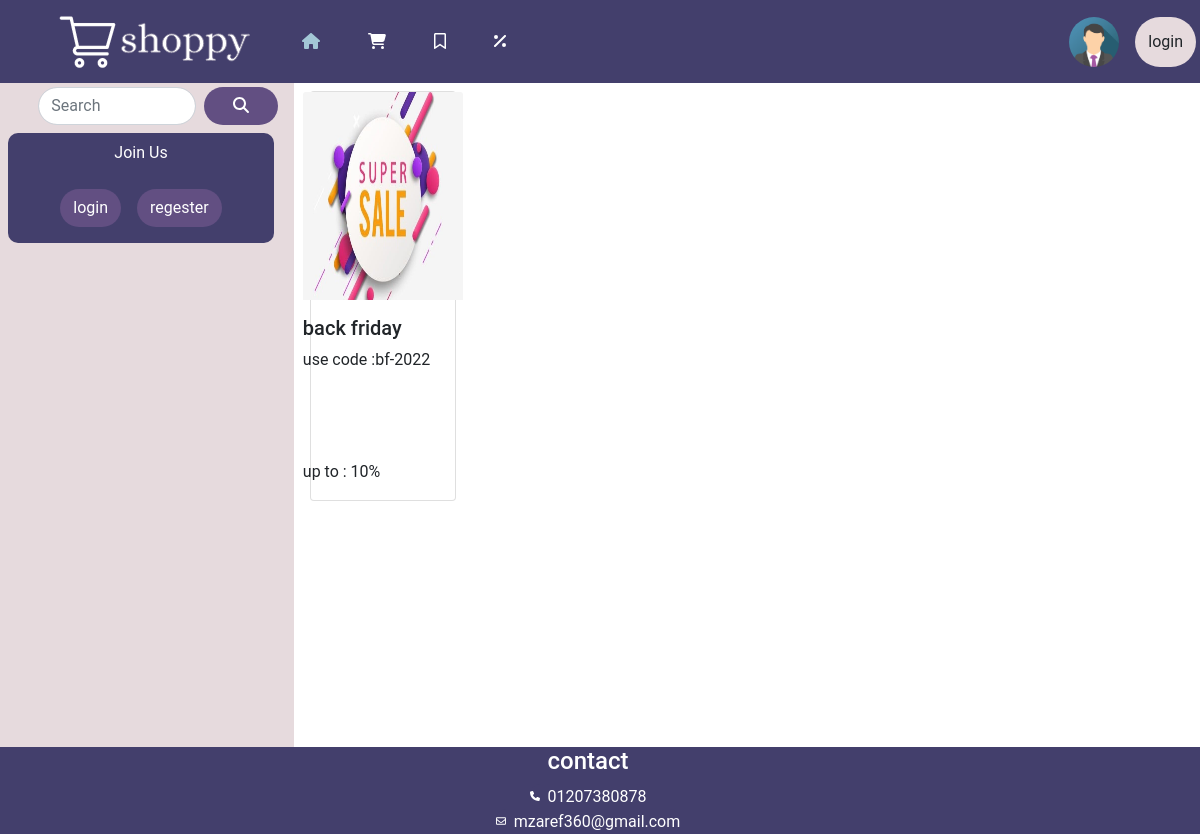
/offers.php, run on the app's committed database.
### tables this page shows
CREATE TABLE `offers` (
  `id` int(11) NOT NULL,
  `name` varchar(50) NOT NULL,
  `precent` varchar(50) NOT NULL,
  `img` varchar(50) NOT NULL,
  `code` varchar(50) NOT NULL
);

### offers.php (the view, shortened to what this page needs)
<!DOCTYPE html>
<html lang="en">
<head>
    <link href="css/all.min.css" rel="stylesheet" >
    <link href="css/bootstrap.min.css" rel="stylesheet" >
    <link href="css/css.css" rel="stylesheet" >
</head>
<body>
<div id="container">
    <div class="row">
        <?php
            include('navbar.php');
        ?>
    </div>
    <div id="row" style="min-height: calc(100vh - 155px);" class="c-side-h row">
            <?php
                include('side.php');
            ?>
        <div id="content"  class="col-lg-9 col-md-9 col-sm-12">
        <div class="col-lg-9 col-md-9 col-sm-12">
        <div class="row">
        <?php
    $get_cat_i = "SELECT * FROM `offers` ";
    $run_cat_i = mysqli_query($conn, $get_cat_i);
    while($row_cat_i = mysqli_fetch_array($run_cat_i))
    {
      $name = $row_cat_i['name'];
      $precent = $row_cat_i['precent'];
      $img = $row_cat_i['img'];
      $code = $row_cat_i['code'];
?>
<div class="col col-lg-3 col-md-6 my-2 my-1">
    <div style="height: 30rem;">
    <div class="card ms-1 d-flex justify-content-center align-items-center">
        <img style="height: 13rem; width: 10rem;" src="offers/<?php echo($img); ?>" class="card-img-top" alt="...">
        <div class="card-body">
            <h5 class="card-title"><?php echo($name); ?></h5>
            <p style="height: 6rem;width: 10rem;" class="card-text">use code :<?php echo "$code";?></p>
            <p class="card-text">up to  :  <?php echo($precent); ?>%</p></div>
    </div>
    </div>
</div>
<?php
}
?>
        </div>
    </div>
    </div>
    </div>
    <div >
<?php
    include('footer.php');
?>
</div>
</div>
</body>
</html>

### css/css.css (style rules this page uses)
* { box-sizing: border-box; padding: 0px; margin: 0; }
:root { --dark-color:#433f6c; --green-color:#A3C7D6; --red-color:#624F82; --yellow-color:white; --section:#e6dadd; }
body { font-family: "roboto",sans-serif; width: 100%; }
html { overflow-x: hidden; }
.c-side-h { min-height: calc(100vh - 17vh); }

### data on the page
offers: img (picture), name "back friday", code "bf-2022", precent "10"
